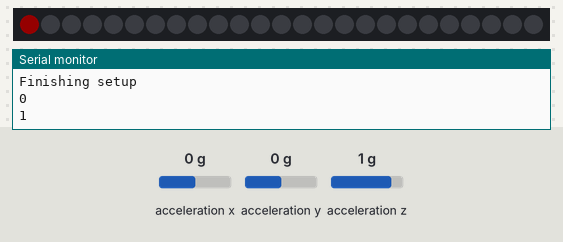
Simulated run of this sketch. Board: ESP32. Parts: 25 RGB LEDs in strip order, left to right, the last lines printed to the serial monitor. Inputs (shaded band) come from the test bench; at power-on: acceleration z 1 g, acceleration x 0 g, acceleration y 0 g. Dim RGB values are drawn brighter than linear.

Above: at 1.08 s.
At 1.53 s:
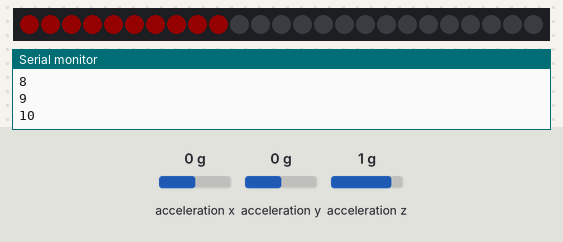
At 2.2 s:
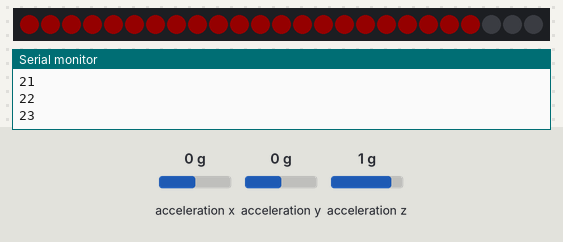
2.3 s: acceleration z set to 0 g
Timing chart, 0 to 5.3 s (numbered marks = the images above; inputs shaded):
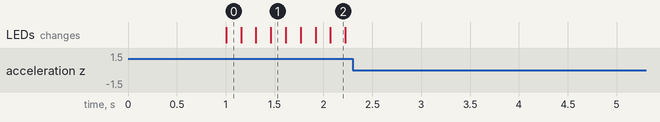

The sketch:

ont_know_if_this_works_but_I_am_just_putting_it_so_everyone_.ino
```cpp
//[Some code I found online featuring some alterations I have made] I dont have the Atom so I dont exactly know how much this works.

#include <M5Atom.h>
#include <FastLED.H>

float accx, accy, accz;


#define NUM_LEDS 25
#define DATA_PIN 27

CRGB leds[NUM_LEDS];

void setup() {
  Serial.begin(115200);
  delay(1000);

  Serial.println("");
  Serial.println("Initializing M5Stack Atom Matrix");
  //M5.begin(true, false, true);  //not needed

  // Initialize the FastLED library for this device's configuration
  Serial.println("\nInitializing FastLED");
  //FastLED.addLeds<WS2812, DATA_PIN>(leds, NUM_LEDS);
  FastLED.addLeds<WS2812, DATA_PIN, GRB>(leds, NUM_LEDS);

  // M5Stack recommends not setting this value greater than 20
  // to avoid melting the screen/cover over the LEDs
  Serial.println("Setting brightness");
  FastLED.setBrightness(20);
  Serial.println("Finishing setup");
}


void loop() {
 M5.IMU.getAccelData (&accx, &accy, &accz);
 {
  if (accx==0 && accy ==0 && accz ==0)
      Serial.println("Showing LEDs");
    for(int num=0; num<NUM_LEDS; num++)
    {
    Serial.println(num);
    leds[num] = CRGB::Red;
    FastLED.show();
    delay(50);
    }
 }
}
```
